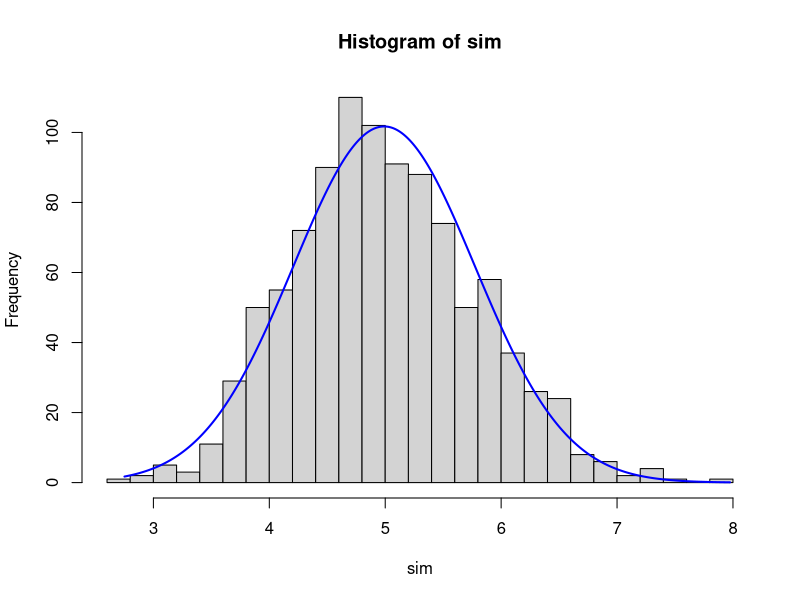
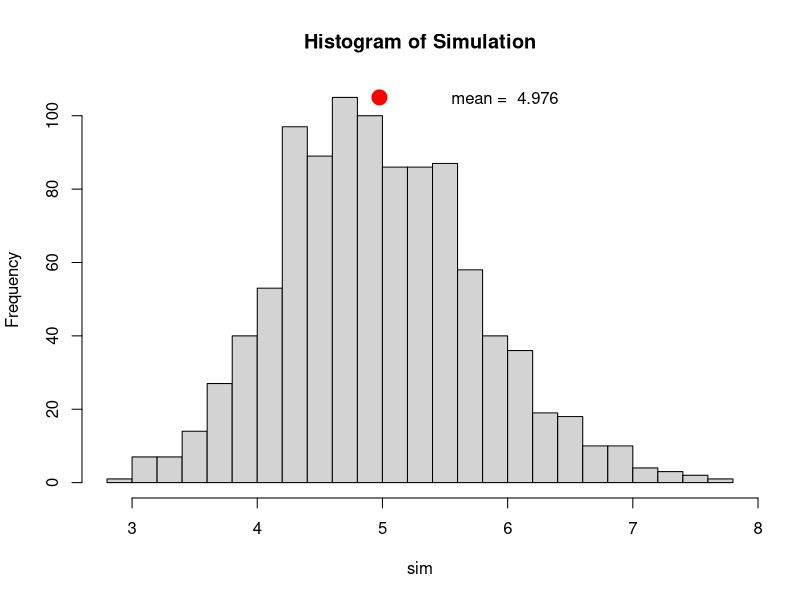
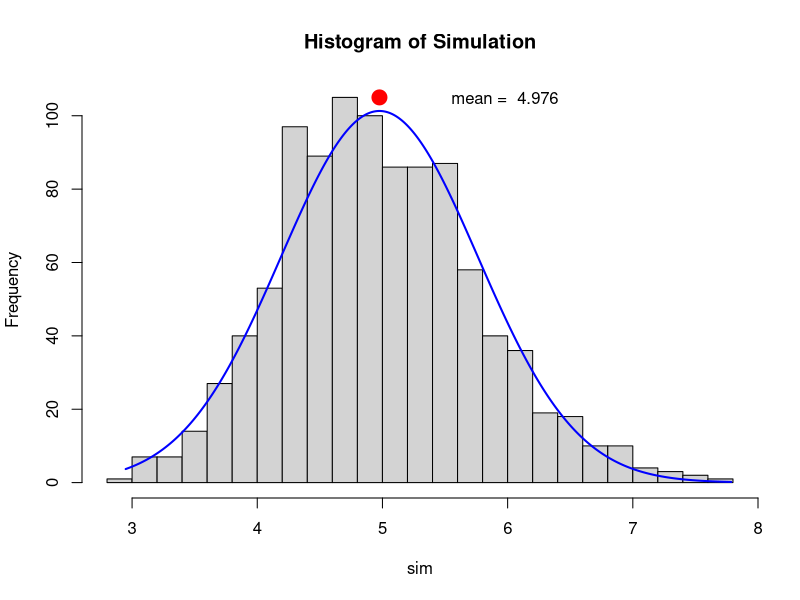
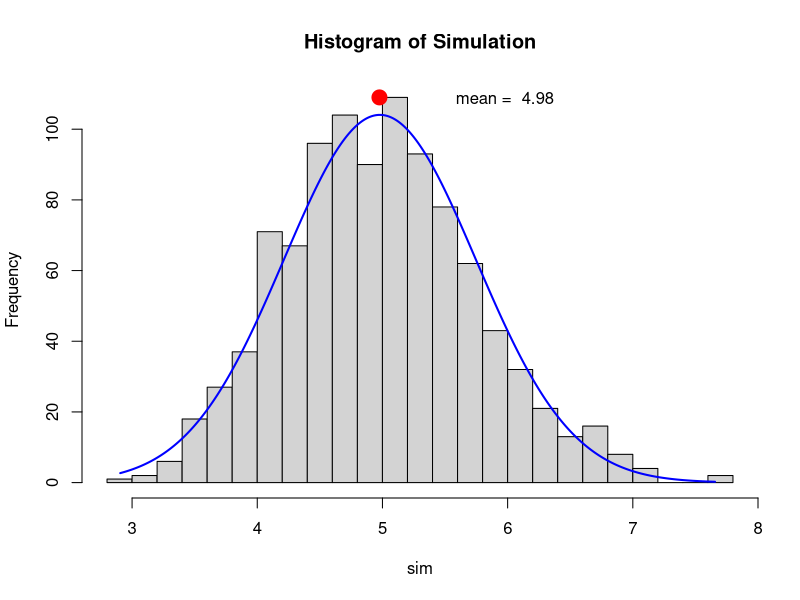
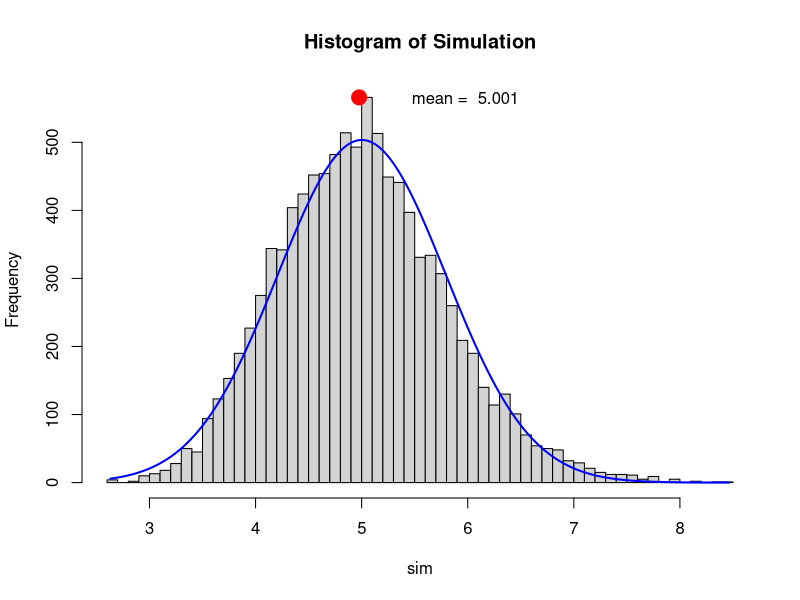
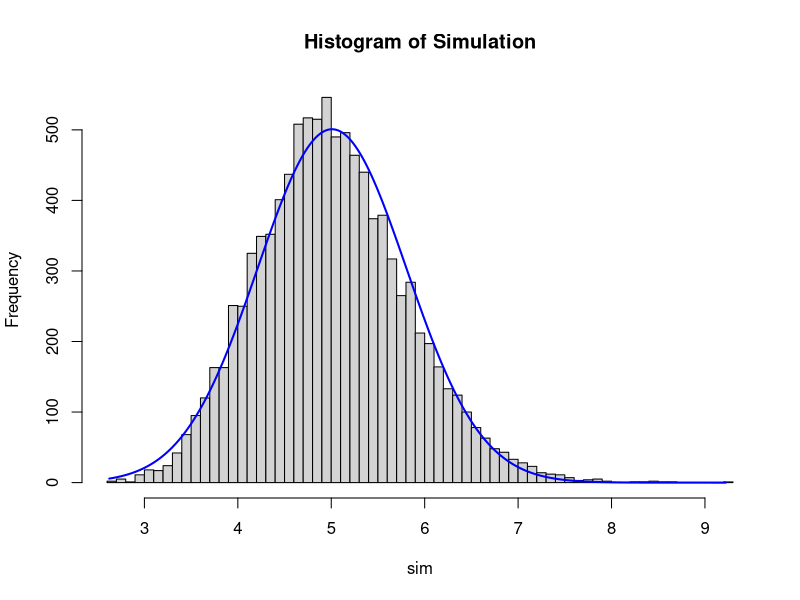
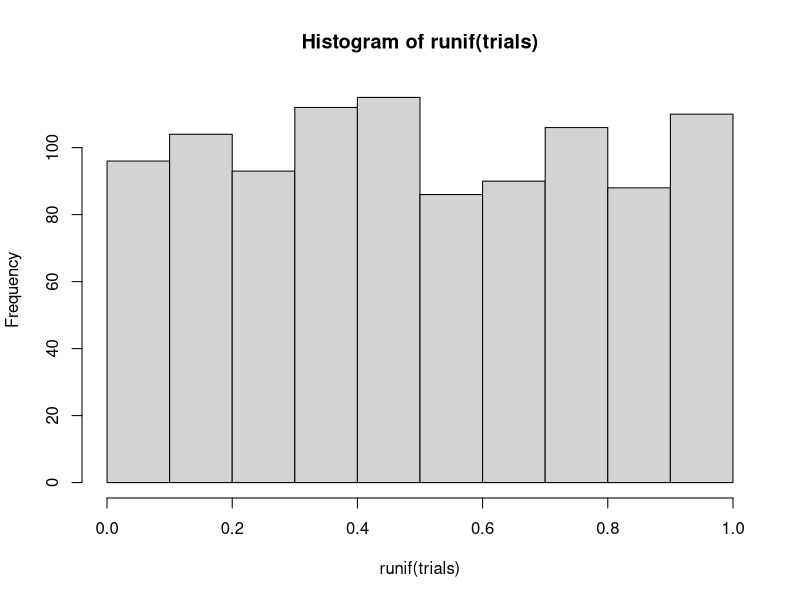
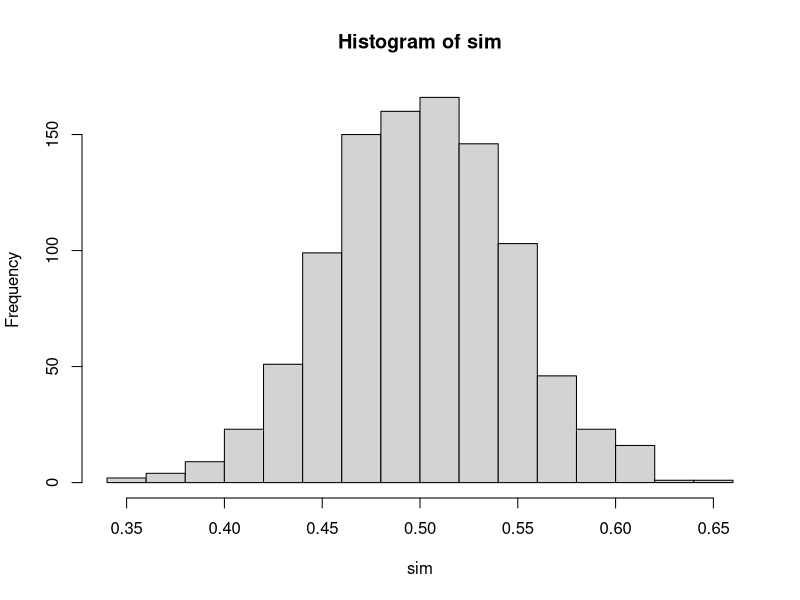

Reproduce these figures in R, in order.
lambda <- 0.2
n <- 40

sim <- replicate(n=1000,expr = mean(rexp(40,lambda)))
simHist <- hist(sim,breaks="Scott")

#h<-hist(g, breaks=10, density=10, col="lightgray", xlab="Accuracy", main="Overall") 
xfit<-seq(min(sim),max(sim),length=1000) 
yfit<-dnorm(xfit,mean=mean(sim),sd=sd(sim)) 
yfit <- yfit*diff(simHist$mids[1:2])*length(sim) 
lines(xfit, yfit, col="blue", lwd=2)

#code block 1
lambda <- 0.2
expMean <- 1/lambda
print(expMean)

#code block 2
set.seed(5555)
n <- 40
simTrial <- mean(rexp(n,lambda))
print(simTrial)

#code block 3
trials <- 1000
sim <- apply(matrix(rexp(n*trials,lambda),trials),1,mean)
simMean <- mean(sim)
simHist <- hist(sim,breaks="Scott",main = "Histogram of Simulation")
yMax <- max(simHist$counts)
meanText <- paste("mean = ",as.character(format(mean(sim),digits=4)))
points(simMean,yMax,col="red",cex=2,pch=21,bg="red")
text(x = simMean+1 ,y = yMax, meanText)


#code block 5
simMean <- mean(sim)
print(simMean)

#code block 6
simSD <- sd(sim)
print(simSD)

#code block7 
simHist <- hist(sim,breaks="Scott",main = "Histogram of Simulation")
xfit<-seq(min(sim),max(sim),length=1000) 
yfit<-dnorm(xfit,mean=mean(sim),sd=sd(sim)) 
yfit <- yfit*diff(simHist$mids[1:2])*length(sim) 
lines(xfit, yfit, col="blue", lwd=2)
points(simMean,yMax,col="red",cex=2,pch=21,bg="red")
text(x = simMean+1 ,y = yMax, meanText)

#code block 8
sim <- apply(matrix(rexp(n*trials,lambda),trials),1,mean)
simHist <- hist(sim,breaks="Scott",main = "Histogram of Simulation")
xfit<-seq(min(sim),max(sim),length=1000) 
yfit<-dnorm(xfit,mean=mean(sim),sd=sd(sim)) 
yfit <- yfit*diff(simHist$mids[1:2])*length(sim) 
lines(xfit, yfit, col="blue", lwd=2)
yMax <- max(simHist$counts)
meanText <- paste("mean = ",as.character(format(mean(sim),digits=4)))
points(simMean,yMax,col="red",cex=2,pch=21,bg="red")
text(x = simMean+1 ,y = yMax, meanText)

#code block 9
trials <- 10000
sim <- apply(matrix(rexp(n*trials,lambda),trials),1,mean)
simHist <- hist(sim,breaks="Scott",main = "Histogram of Simulation")
xfit<-seq(min(sim),max(sim),length=1000) 
yfit<-dnorm(xfit,mean=mean(sim),sd=sd(sim)) 
yfit <- yfit*diff(simHist$mids[1:2])*length(sim) 
lines(xfit, yfit, col="blue", lwd=2)
yMax <- max(simHist$counts)
meanText <- paste("mean = ",as.character(format(mean(sim),digits=4)))
points(simMean,yMax,col="red",cex=2,pch=21,bg="red")
text(x = simMean+1 ,y = yMax, meanText)




#old code block 7
trials <- 10000
sim <- replicate(n=trials,expr = mean(rexp(n,lambda)))
simHist <- hist(sim,breaks="Scott",main = "Histogram of Simulation")
xfit<-seq(min(sim),max(sim),length=1000) 
yfit<-dnorm(xfit,mean=mean(sim),sd=sd(sim)) 
yfit <- yfit*diff(simHist$mids[1:2])*length(sim) 
lines(xfit, yfit, col="blue", lwd=2)


set.seed(1)
n <- 40
trials <- 1000
hist(runif(trials))
sim <- apply(matrix(runif(n*trials),trials),1,mean)
hist(sim)
